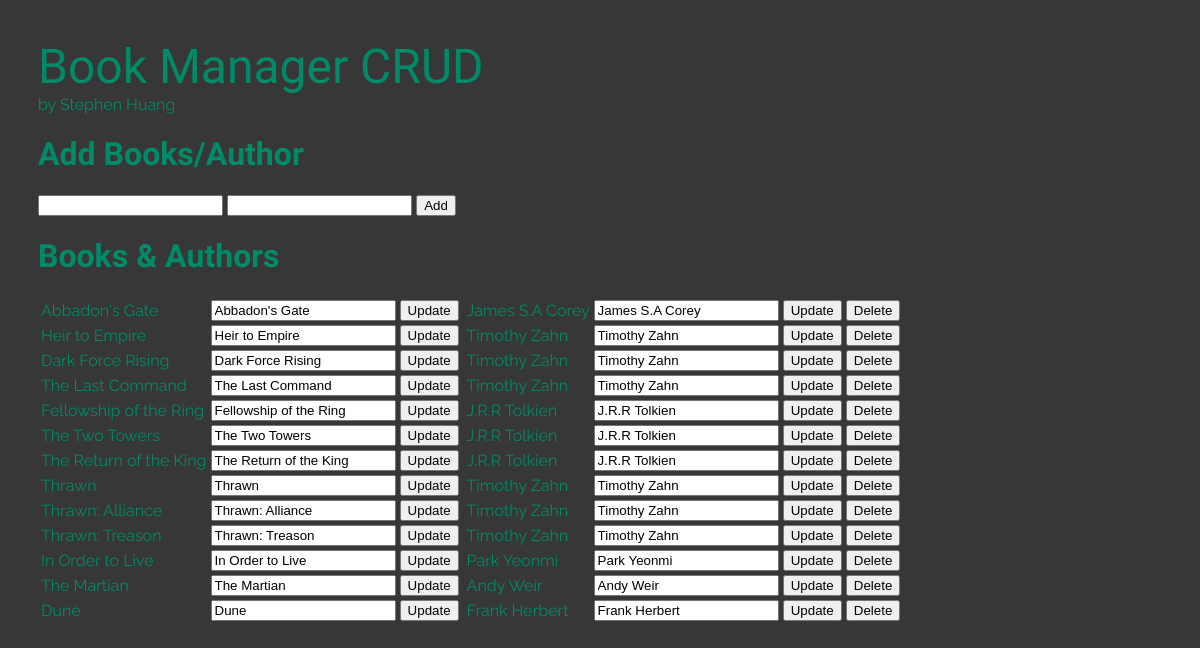
The page / on the database its author committed.
### bookmanager v2.py (models this page shows, shortened)
class Book(db.Model):
    title = db.Column(db.String(80), unique=True, nullable=False, primary_key=True)
    author = db.Column(db.String(80), unique=False, nullable=False, primary_key=False)

### bookmanager v2.py (the view, shortened to what this page needs)
@app.route('/', methods=["GET", "POST"])
def home():
    books = None
    books = Book.query.all()
    return render_template("home.html", books=books)

### templates/home.html (shortened to what this page needs)
<!DOCTYPE html>
<html>
<head>
      <link rel="stylesheet" href="/static/styles.css">
      <header>Book Manager CRUD</header>
      <subhead>by Stephen Huang</subhead>
    </head>
<body>
    <h1>Add Books/Author</h1>
    <form method="POST" action="/">
      <input type="text" name="title">
      <input type="text" name="author">
      <input type="submit" value="Add">
    </form>
    <h1>Books & Authors</h1>
    <table>
      {% for book in books %}
        <tr>
          <td>
            {{book.title}}
          </td>
          <td>
            <form method="POST" action="./update" style="display: inline">
              <input type="text" value="{{book.title}}" name="newtitle">
              <input type="submit" value="Update">
            </form>
          </td>
          <td>
              <td>
        {{book.author}}
        </td>
        <td>
          <form method="POST" action="./updateauthor" style="display: inline">
            <input type="text" value="{{book.author}}" name="newauthor">
            <input type="submit" value="Update">
          </form>
            <form method="POST" action="./delete" style="display: inline">
              <input type="submit" value="Delete">
            </form>
          </td>
        </tr>
      {% endfor %}
    </table>
  </body>
</html>

### static/styles.css (style rules this page uses)
body { font-family: 'Raleway'; color:rgb(0, 139, 104); background-color: rgb(55, 55, 55); padding: 30px; }
h1 { font-family: "El Messiri"; color:rgb(0, 139, 104); }
header { font-family: "Julius Sans One"; color: rgb(0, 139, 104); font-size: 300%; }

### rows shown on the page
Book: title "Abbadon's Gate", newtitle "Abbadon's Gate", author "James S.A Corey", newauthor "James S.A Corey"
Book: title "Heir to Empire", newtitle "Heir to Empire", author "Timothy Zahn", newauthor "Timothy Zahn"
Book: title "Dark Force Rising", newtitle "Dark Force Rising", author "Timothy Zahn", newauthor "Timothy Zahn"
Book: title "The Last Command", newtitle "The Last Command", author "Timothy Zahn", newauthor "Timothy Zahn"
Book: title "Fellowship of the Ring", newtitle "Fellowship of the Ring", author "J.R.R Tolkien", newauthor "J.R.R Tolkien"
Book: title "The Two Towers", newtitle "The Two Towers", author "J.R.R Tolkien", newauthor "J.R.R Tolkien"
Book: title "The Return of the King", newtitle "The Return of the King", author "J.R.R Tolkien", newauthor "J.R.R Tolkien"
Book: title "Thrawn", newtitle "Thrawn", author "Timothy Zahn", newauthor "Timothy Zahn"
Book: title "Thrawn: Alliance", newtitle "Thrawn: Alliance", author "Timothy Zahn", newauthor "Timothy Zahn"
Book: title "Thrawn: Treason", newtitle "Thrawn: Treason", author "Timothy Zahn", newauthor "Timothy Zahn"
Book: title "In Order to Live", newtitle "In Order to Live", author "Park Yeonmi", newauthor "Park Yeonmi"
Book: title "The Martian", newtitle "The Martian", author "Andy Weir", newauthor "Andy Weir"
Book: title "Dune", newtitle "Dune", author "Frank Herbert", newauthor "Frank Herbert"
